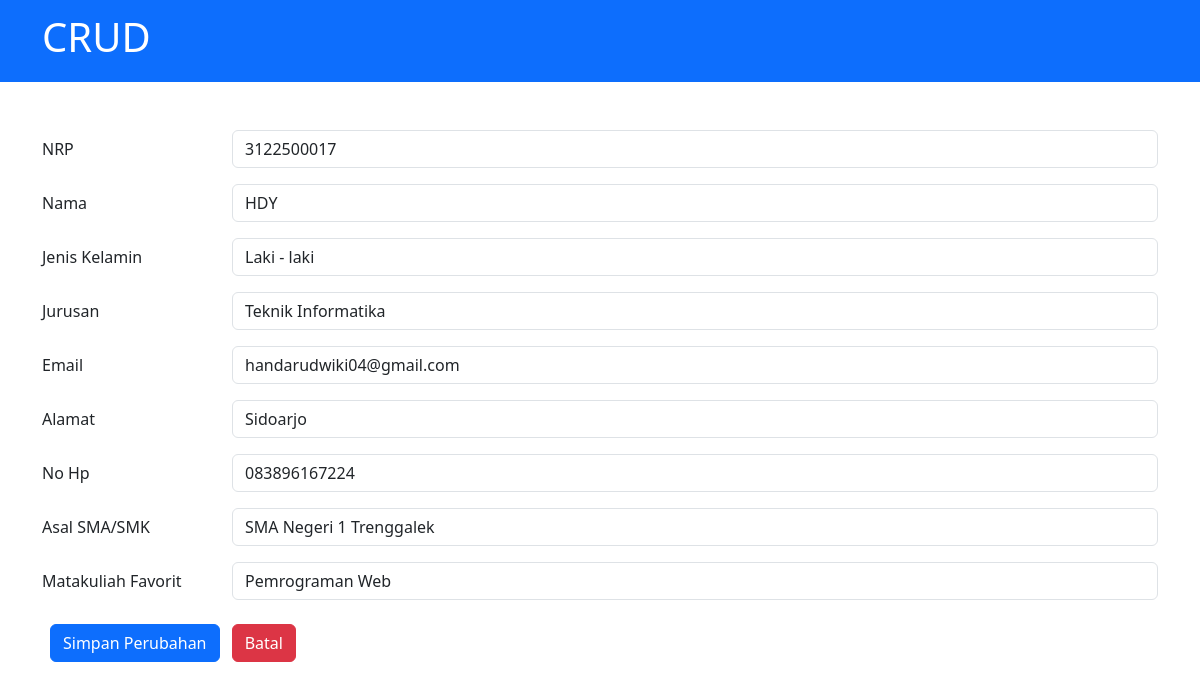
Page /formupdate.php?update=2 on the committed database.
### tables this page shows
CREATE TABLE `student` (
  `id` int(11) NOT NULL,
  `nrp` char(10) NOT NULL,
  `nama` varchar(50) NOT NULL,
  `jeniskelamin` varchar(20) NOT NULL,
  `jurusan` varchar(20) NOT NULL,
  `email` varchar(70) NOT NULL,
  `alamat` varchar(100) NOT NULL,
  `nohp` char(12) NOT NULL,
  `asalsma` varchar(40) NOT NULL,
  `matkulfav` varchar(40) NOT NULL
);

### formupdate.php (the view, shortened to what this page needs)
<?php
    require 'koneksi.php';
    if(isset($_GET['update'])){
        $id = $_GET['update'];
        $query = "SELECT*FROM student where id = '$id'";
        $sql = mysqli_query($conn,$query);
        $result = mysqli_fetch_assoc($sql);
    }
?>
<!doctype html>
<html lang="en">
  <head>
    <link href="https://cdn.jsdelivr.net/npm/bootstrap@5.3.0-alpha2/dist/css/bootstrap.min.css" rel="stylesheet">
  </head>
  <body>
  <nav class="navbar bg-primary navbar-dark">
        <div class="container">
            <a class="navbar-brand">
                <h1>CRUD</h1>
            </a>
        </div>
    </nav>
    <div class="container mt-5">
        <form action="prosesupdate.php" method="post">
        <div class="mb-3 row">
            <label for="nrp" class="col-sm-2 col-form-label">NRP</label>
            <div class="col-sm-10">
            <input type="text" name="nrp" value="<?php echo $result['nrp']; ?>" class="form-control" id="nrp" placeholder="Isikan NRP" />
            </div>
        </div>
        <div class="mb-3 row">
            <label for="nama" class="col-sm-2 col-form-label">Nama</label>
            <div class="col-sm-10">
            <input type="text" name="nama" value="<?php echo $result['nama'];?>" class="form-control" id="nama" placeholder="Isikan Nama" />
            </div>
        </div>
        <div class="mb-3 row">
            <label for="jeniskelamin" class="col-sm-2 col-form-label">Jenis Kelamin</label>
            <div class="col-sm-10">
            <input type="text" name="jeniskelamin" value="<?php echo $result['jeniskelamin'];?>" class="form-control" id="jeniskelamin" placeholder="Isikan jenis kelamin" />
            </div>
        </div>
        <div class="mb-3 row">
            <label for="jurusan" class="col-sm-2 col-form-label">Jurusan</label>
            <div class="col-sm-10">
            <input type="text" name="jurusan" value="<?php echo $result['jurusan'];?>" class="form-control" id="jurusan" placeholder="Isikan Jurusan" />
            </div>
        </div>
        <div class="mb-3 row">
            <label for="email" class="col-sm-2 col-form-label">Email</label>
            <div class="col-sm-10">
            <input type="text" name="email" value="<?php echo $result['email'];?>" class="form-control" id="email" placeholder="Isikan email" />
            </div>
        </div>
        <div class="mb-3 row">
            <label for="alamat" class="col-sm-2 col-form-label">Alamat</label>
            <div class="col-sm-10">
            <input type="text" name="alamat" value="<?php echo $result['alamat'];?>" class="form-control" id="alamat" placeholder="Isikan ALamat" />
            </div>
        </div>
        <div class="mb-3 row">
            <label for="nohp" class="col-sm-2 col-form-label">No Hp</label>
            <div class="col-sm-10">
            <input type="text" name="nohp" value="<?php echo $result['nohp'];?>" class="form-control" id="nohp" placeholder="Isikan No HP" />
            </div>
        </div>
        <div class="mb-3 row">
            <label for="asalsma" class="col-sm-2 col-form-label">Asal SMA/SMK</label>
            <div class="col-sm-10">
            <input type="text" name="asalsma" value="<?php echo $result['asalsma'];?>" class="form-control" id="asalsma" placeholder="Masukkan Asal SMA" />
            </div>
        </div>
        <div class="mb-3 row">
            <label for="matkulfav" class="col-sm-2 col-form-label">Matakuliah Favorit</label>
            <div class="col-sm-10">
            <input type="text" name="matkulfav" value="<?php echo $result['matkulfav'];?>" class="form-control" id="matkulfav" placeholder="Isikan Matakuliah Favorit" />
            </div>
        </div>
        <button type="submit" name="submit" class="btn btn-primary m-2">
          Simpan Perubahan
        </button>
        <a href="index.php" class="btn btn-danger">Batal</a>
        </form>
    </div>
  </body>
</html>

### rows in the picture
student: nrp "3122500017", nama "HDY", jeniskelamin "Laki - laki", jurusan "Teknik Informatika", email "handarudwiki04@gmail.com", alamat "Sidoarjo", nohp "083896167224", asalsma "SMA Negeri 1 Trenggalek", matkulfav "Pemrograman Web"
